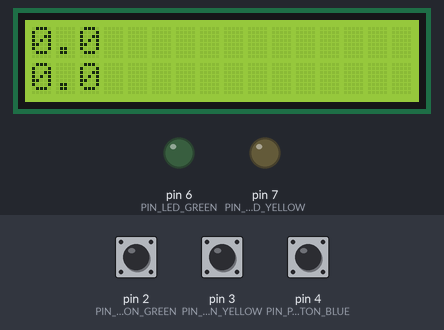
Bench run of a sketch on a simulated Arduino Uno, built with avr-gcc and run on an emulated ATmega328P. Parts: 16×2 character LCD, output pins drawn as LEDs (lit = HIGH). The test bench sets the inputs (shaded band); at power-on: pin 2 (PIN_PUSHBUTTON_GREEN) HIGH, pin 3 (PIN_PUSHBUTTON_YELLOW) HIGH, pin 4 (PIN_PUSHBUTTON_BLUE) HIGH.

Above: at 1.2 s.
1.3 s: pin 2 (PIN_PUSHBUTTON_GREEN) pulled LOW for 0.15 s
At 1.45 s:
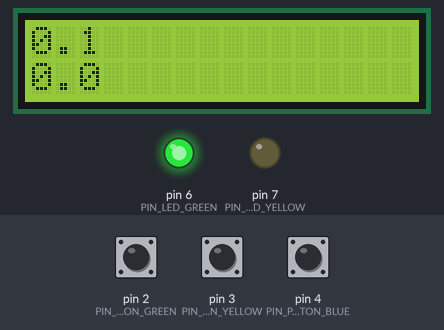
3.2 s: pin 3 (PIN_PUSHBUTTON_YELLOW) pulled LOW for 0.15 s
At 3.3 s:
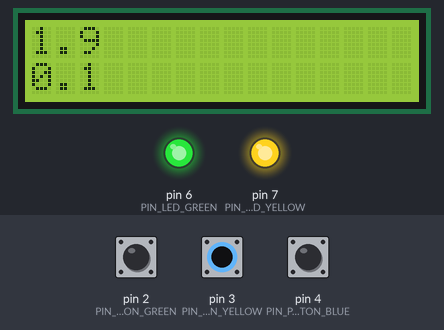
5.0 s: pin 2 (PIN_PUSHBUTTON_GREEN) pulled LOW for 1 s
At 5.14 s:
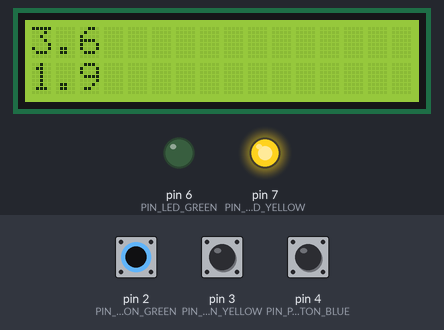
7.5 s: pin 4 (PIN_PUSHBUTTON_BLUE) pulled LOW for 0.15 s
At 8.6 s:
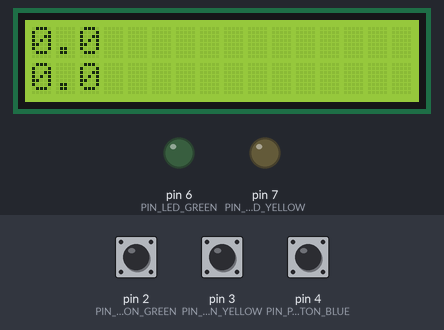
9.1 s: pin 3 (PIN_PUSHBUTTON_YELLOW) pulled LOW for 1 s
At 9.23 s:
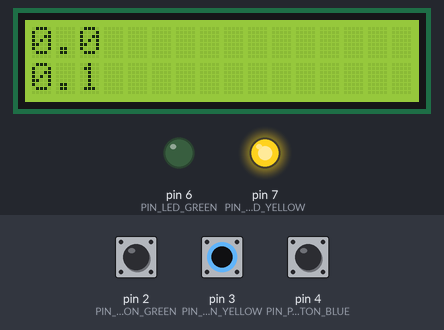
11.6 s: pin 4 (PIN_PUSHBUTTON_BLUE) pulled LOW for 1 s
At 12.4 s:
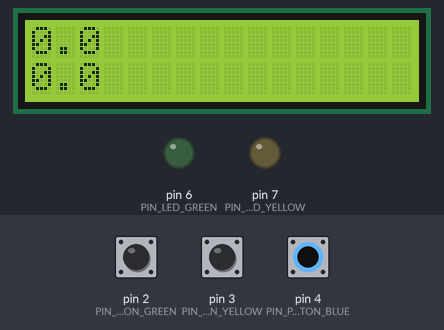
Timing chart, 0 to 14.6 s (numbered marks = the images above; inputs shaded):
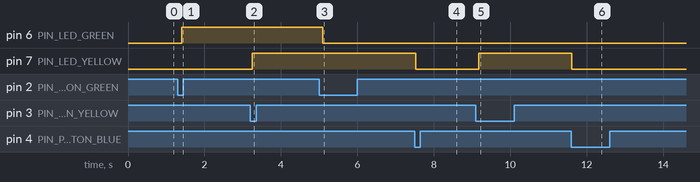

The sketch:

TwoTimersSFRs.ino
```cpp
#include <LiquidCrystal.h>

LiquidCrystal lcd(13, 12, 11, 10, 9, 8);

#define LINE_0 0
#define LINE_1 1
#define PIN_POT 0

#define PIN_PUSHBUTTON_GREEN 2
#define PIN_PUSHBUTTON_YELLOW 3
#define PIN_PUSHBUTTON_BLUE 4
#define PIN_LED_GREEN 6
#define PIN_LED_YELLOW 7

volatile int mainEventFlags = 0;
#define FLAG_YELLOW_PUSHBUTTON 0x01
#define FLAG_GREEN_PUSHBUTTON 0x02


unsigned long yellowTimerMs;
uint8_t isYellowTimerRunning = 0;
unsigned long greenTimerMs;
uint8_t isGreenTimerRunning = 0;
unsigned long priorTimeMs = 0;

void setup() {
  lcd.begin(16, 2);

  pinMode(PIN_PUSHBUTTON_YELLOW, INPUT_PULLUP);
  pinMode(PIN_PUSHBUTTON_GREEN, INPUT_PULLUP);
  pinMode(PIN_PUSHBUTTON_BLUE, INPUT_PULLUP);

  attachInterrupt(digitalPinToInterrupt(PIN_PUSHBUTTON_YELLOW), yellow_pushbutton_isr, FALLING);
  attachInterrupt(digitalPinToInterrupt(PIN_PUSHBUTTON_GREEN), green_pushbutton_isr, FALLING);

  pinMode(PIN_LED_GREEN, OUTPUT);
  pinMode(PIN_LED_YELLOW, OUTPUT);
  digitalWrite(PIN_LED_YELLOW, LOW);
  digitalWrite(PIN_LED_GREEN, LOW);
}

void loop() {


  if (mainEventFlags & FLAG_GREEN_PUSHBUTTON) {
    delay(20);
    mainEventFlags &= ~FLAG_GREEN_PUSHBUTTON;
    if (!digitalRead(PIN_PUSHBUTTON_GREEN)) {
      // Do the action!
      isGreenTimerRunning = !isGreenTimerRunning;

      digitalWrite(PIN_LED_GREEN, isGreenTimerRunning);
    }
  }

  if (mainEventFlags & FLAG_YELLOW_PUSHBUTTON) {
    delay(20);
    mainEventFlags &= ~FLAG_YELLOW_PUSHBUTTON;
    if (!digitalRead(PIN_PUSHBUTTON_YELLOW)) {
      // Do the action!
      isYellowTimerRunning = !isYellowTimerRunning;

      digitalWrite(PIN_LED_YELLOW, isYellowTimerRunning);
    }
  }


    if (!digitalRead(PIN_PUSHBUTTON_BLUE)) {
      // Do the action!
      digitalWrite(PIN_LED_GREEN, LOW);
      digitalWrite(PIN_LED_YELLOW, LOW);
      lcd.clear();
      isYellowTimerRunning = 0;
      yellowTimerMs = 0;
      isGreenTimerRunning = 0;
      greenTimerMs = 0;
    }
  unsigned long currentTimeMs = millis();
  unsigned long elapsedTimeMs = currentTimeMs - priorTimeMs;
  priorTimeMs = currentTimeMs;

  if(isYellowTimerRunning) {
    yellowTimerMs = yellowTimerMs + elapsedTimeMs;
  }
  if(isGreenTimerRunning) {
    greenTimerMs = greenTimerMs + elapsedTimeMs;
  }

  updateLcd();
    delay(100);

}

void updateLcd(){
  lcd.setCursor(0, LINE_1);
  lcd.print(yellowTimerMs / 1000);
  lcd.print(".");
  lcd.print(yellowTimerMs / 100 % 10);

  lcd.setCursor(0, LINE_0);
  lcd.print(greenTimerMs / 1000);
  lcd.print(".");
  lcd.print(greenTimerMs / 100 % 10);
  //lcd.print("    ");
}


void yellow_pushbutton_isr() {
  mainEventFlags |= FLAG_YELLOW_PUSHBUTTON;
}

void green_pushbutton_isr() {
  mainEventFlags |= FLAG_GREEN_PUSHBUTTON;
}
```

Measured:
- after the input at 1.3 s, pin 6 (PIN_LED_GREEN): LOW → HIGH after 0.10 s; the display: changes after 0.10 s (image 1)
- after the input at 3.2 s, pin 7 (PIN_LED_YELLOW): LOW → HIGH after 0.05 s
- after the input at 5.0 s, pin 6 (PIN_LED_GREEN): HIGH → LOW after 0.10 s
- after the input at 7.5 s, pin 7 (PIN_LED_YELLOW): HIGH → LOW at once
- after the input at 9.1 s, pin 7 (PIN_LED_YELLOW): LOW → HIGH after 0.08 s; the display: changes after 0.08 s (image 5)
- after the input at 11.6 s, pin 7 (PIN_LED_YELLOW): HIGH → LOW at once
